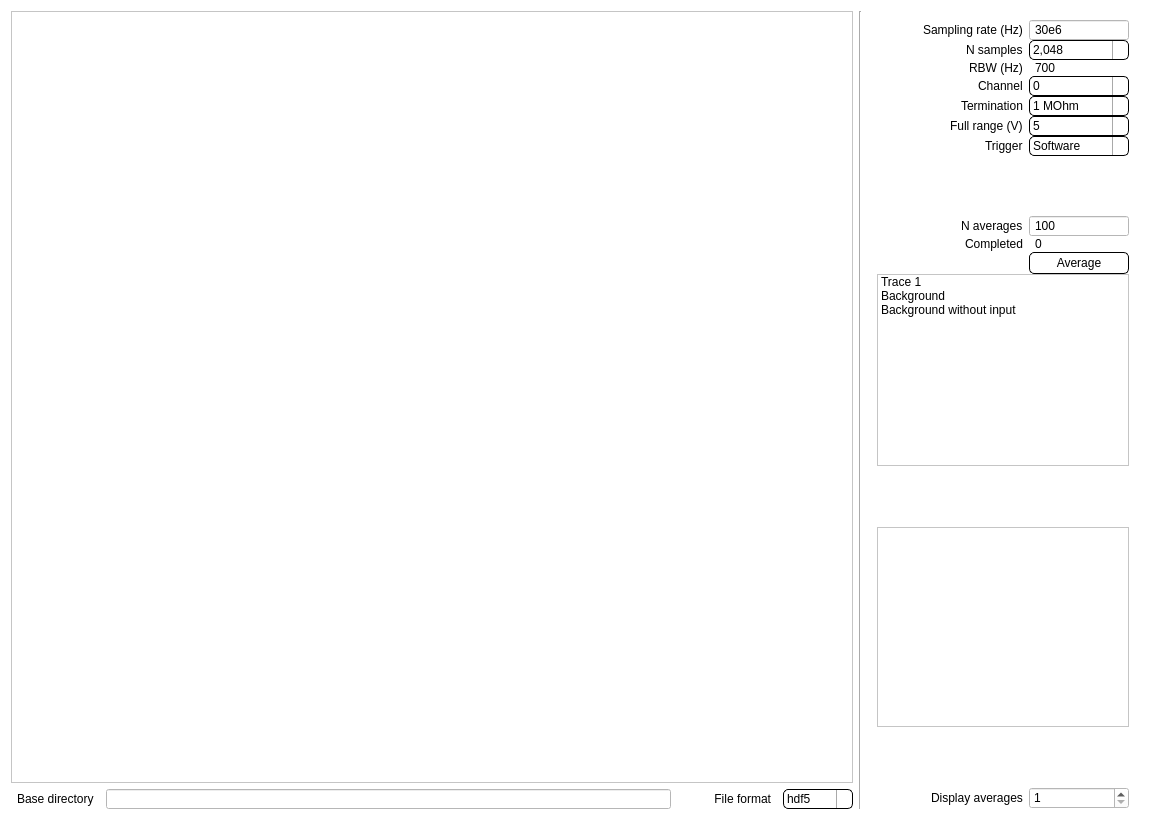
<?xml version="1.0" encoding="UTF-8"?>
<ui version="4.0">
 <class>RtsWidget</class>
 <widget class="QWidget" name="RtsWidget">
  <property name="geometry">
   <rect>
    <x>0</x>
    <y>0</y>
    <width>1149</width>
    <height>820</height>
   </rect>
  </property>
  <property name="windowTitle">
   <string>Form</string>
  </property>
  <property name="styleSheet">
   <string notr="true">QWidget {
    font: 8pt &quot;Open Sans&quot;;
    background-color: white;
}
QLabel {
	padding: 1px 3px 1px 3px; /*top right bottom left*/
}
QLineEdit {
	padding: 1px 3px 1px 3px; /*top right bottom left*/
}
QComboBox {
    border-style: solid;
    border-width: 1px;
	border-radius: 5px;
    border-color: rgb(0, 0, 0);
	padding: 1px 3px 1px 3px;
}
QComboBox:on { /* shift the text when the popup opens */
    border-bottom-right-radius: 0px;
    border-bottom-left-radius: 0px;
}
QComboBox::drop-down {
    border-left-width: 1px;
    border-left-color: darkgray;
    border-left-style: solid; /*a single line */
    border-top-right-radius: 5px;
    border-bottom-right-radius: 5px;
}
QComboBox::down-arrow {
    image: url(&quot;rsc:down_arrow.png&quot;);
	width: 8px;
}
QComboBox QAbstractItemView {
    background-color: rgb(245, 245, 245);
}
QPushButton { 
    background-color: rgb(255, 255, 255);
    border-style: solid;
    border-width: 1px;
    border-radius: 5px;
    border-color: rgb(0, 0, 0);
    padding: 3px; 
	min-width: 70;
}

QScrollBar:vertical {
	border: none;
	width: 15px;
 }
 QScrollBar::handle:vertical {
	border: 1px solid black;
	min-height: 20px;
	background-color: rgb(245, 245, 245);
 }
QScrollBar::add-line:vertical,  QScrollBar::sub-line:vertical {
 	height: 0px;
 }</string>
  </property>
  <layout class="QVBoxLayout" name="verticalLayout">
   <item>
    <layout class="QGridLayout" name="gridLayout_3">
     <item row="0" column="0">
      <widget class="PlotWidget" name="spectrumPlot">
       <property name="contextMenuPolicy">
        <enum>Qt::DefaultContextMenu</enum>
       </property>
      </widget>
     </item>
     <item row="1" column="0">
      <layout class="QHBoxLayout" name="horizontalLayout">
       <item alignment="Qt::AlignRight">
        <widget class="QLabel" name="basedirLabel">
         <property name="text">
          <string>Base directory</string>
         </property>
        </widget>
       </item>
       <item>
        <widget class="QLineEdit" name="basedirLineEdit"/>
       </item>
       <item>
        <widget class="QLabel" name="label_6">
         <property name="minimumSize">
          <size>
           <width>100</width>
           <height>0</height>
          </size>
         </property>
         <property name="text">
          <string>File format</string>
         </property>
         <property name="alignment">
          <set>Qt::AlignRight|Qt::AlignTrailing|Qt::AlignVCenter</set>
         </property>
        </widget>
       </item>
       <item>
        <widget class="QComboBox" name="fileFormatComboBox">
         <property name="minimumSize">
          <size>
           <width>70</width>
           <height>0</height>
          </size>
         </property>
         <item>
          <property name="text">
           <string>hdf5</string>
          </property>
         </item>
         <item>
          <property name="text">
           <string>txt</string>
          </property>
         </item>
        </widget>
       </item>
      </layout>
     </item>
     <item row="0" column="1" rowspan="2">
      <widget class="Line" name="line">
       <property name="orientation">
        <enum>Qt::Vertical</enum>
       </property>
      </widget>
     </item>
     <item row="0" column="2" rowspan="2">
      <widget class="QWidget" name="widget" native="true">
       <property name="sizePolicy">
        <sizepolicy hsizetype="Fixed" vsizetype="Preferred">
         <horstretch>0</horstretch>
         <verstretch>0</verstretch>
        </sizepolicy>
       </property>
       <property name="minimumSize">
        <size>
         <width>270</width>
         <height>0</height>
        </size>
       </property>
       <property name="maximumSize">
        <size>
         <width>270</width>
         <height>16777215</height>
        </size>
       </property>
       <layout class="QGridLayout" name="gridLayout_2">
        <property name="bottomMargin">
         <number>0</number>
        </property>
        <property name="verticalSpacing">
         <number>7</number>
        </property>
        <item row="0" column="1">
         <layout class="QGridLayout" name="gridLayout">
          <property name="sizeConstraint">
           <enum>QLayout::SetFixedSize</enum>
          </property>
          <item row="2" column="1">
           <widget class="QComboBox" name="nsamplesComboBox">
            <item>
             <property name="text">
              <string>2,048</string>
             </property>
            </item>
           </widget>
          </item>
          <item row="6" column="1">
           <widget class="QComboBox" name="terminationComboBox">
            <item>
             <property name="text">
              <string>1 MOhm</string>
             </property>
            </item>
            <item>
             <property name="text">
              <string>50 Ohm</string>
             </property>
            </item>
           </widget>
          </item>
          <item row="11" column="0" alignment="Qt::AlignRight">
           <widget class="QLabel" name="label_2">
            <property name="text">
             <string>N averages</string>
            </property>
           </widget>
          </item>
          <item row="7" column="1">
           <widget class="QComboBox" name="fullrangeComboBox">
            <item>
             <property name="text">
              <string>5</string>
             </property>
            </item>
            <item>
             <property name="text">
              <string>10</string>
             </property>
            </item>
           </widget>
          </item>
          <item row="11" column="1">
           <widget class="QLineEdit" name="naveragesLineEdit">
            <property name="sizePolicy">
             <sizepolicy hsizetype="Fixed" vsizetype="Fixed">
              <horstretch>0</horstretch>
              <verstretch>0</verstretch>
             </sizepolicy>
            </property>
            <property name="maximumSize">
             <size>
              <width>100</width>
              <height>16777215</height>
             </size>
            </property>
            <property name="text">
             <string>100</string>
            </property>
           </widget>
          </item>
          <item row="9" column="0" alignment="Qt::AlignRight">
           <widget class="QLabel" name="label">
            <property name="text">
             <string>Trigger</string>
            </property>
           </widget>
          </item>
          <item row="14" column="0" colspan="2" alignment="Qt::AlignRight">
           <widget class="QListWidget" name="traceListWidget">
            <property name="toolTip">
             <string>&lt;html&gt;&lt;head/&gt;&lt;body&gt;&lt;p&gt;Ctr+s - save selected&lt;/p&gt;&lt;p&gt;Ctrl+x - hide/show trace &lt;/p&gt;&lt;p&gt;Del - delete selected&lt;/p&gt;&lt;/body&gt;&lt;/html&gt;</string>
            </property>
            <item>
             <property name="text">
              <string>Trace 1</string>
             </property>
            </item>
            <item>
             <property name="text">
              <string>Background</string>
             </property>
            </item>
            <item>
             <property name="text">
              <string>Background without input</string>
             </property>
            </item>
           </widget>
          </item>
          <item row="1" column="0" alignment="Qt::AlignRight">
           <widget class="QLabel" name="samplerateLabel">
            <property name="text">
             <string>Sampling rate (Hz)</string>
            </property>
           </widget>
          </item>
          <item row="7" column="0" alignment="Qt::AlignRight">
           <widget class="QLabel" name="fullrangeLabel">
            <property name="text">
             <string>Full range (V)</string>
            </property>
           </widget>
          </item>
          <item row="19" column="1">
           <widget class="QSpinBox" name="navgrtSpinBox">
            <property name="toolTip">
             <string>&lt;html&gt;&lt;head/&gt;&lt;body&gt;&lt;p&gt;The number of averages for the real-time display&lt;/p&gt;&lt;/body&gt;&lt;/html&gt;</string>
            </property>
            <property name="prefix">
             <string/>
            </property>
            <property name="minimum">
             <number>1</number>
            </property>
            <property name="maximum">
             <number>1000000</number>
            </property>
           </widget>
          </item>
          <item row="12" column="0" alignment="Qt::AlignRight">
           <widget class="QLabel" name="label_3">
            <property name="text">
             <string>Completed</string>
            </property>
           </widget>
          </item>
          <item row="12" column="1">
           <widget class="QLabel" name="averagesCompletedLabel">
            <property name="text">
             <string>0</string>
            </property>
           </widget>
          </item>
          <item row="1" column="1">
           <widget class="QLineEdit" name="samplerateLineEdit">
            <property name="maximumSize">
             <size>
              <width>100</width>
              <height>16777215</height>
             </size>
            </property>
            <property name="text">
             <string>30e6</string>
            </property>
           </widget>
          </item>
          <item row="5" column="1">
           <widget class="QComboBox" name="channelComboBox">
            <property name="minimumSize">
             <size>
              <width>0</width>
              <height>0</height>
             </size>
            </property>
            <property name="maximumSize">
             <size>
              <width>16777215</width>
              <height>16777215</height>
             </size>
            </property>
            <item>
             <property name="text">
              <string>0</string>
             </property>
            </item>
            <item>
             <property name="text">
              <string>1</string>
             </property>
            </item>
            <item>
             <property name="text">
              <string>2</string>
             </property>
            </item>
            <item>
             <property name="text">
              <string>3</string>
             </property>
            </item>
           </widget>
          </item>
          <item row="19" column="0" alignment="Qt::AlignRight">
           <widget class="QLabel" name="label_4">
            <property name="text">
             <string>Display averages</string>
            </property>
           </widget>
          </item>
          <item row="2" column="0" alignment="Qt::AlignRight">
           <widget class="QLabel" name="nsamplesLabel">
            <property name="text">
             <string>N samples</string>
            </property>
           </widget>
          </item>
          <item row="17" column="0" colspan="2">
           <widget class="PlotWidget" name="scopePlot">
            <property name="sizePolicy">
             <sizepolicy hsizetype="Expanding" vsizetype="Expanding">
              <horstretch>0</horstretch>
              <verstretch>0</verstretch>
             </sizepolicy>
            </property>
            <property name="minimumSize">
             <size>
              <width>0</width>
              <height>200</height>
             </size>
            </property>
            <property name="maximumSize">
             <size>
              <width>16777215</width>
              <height>200</height>
             </size>
            </property>
           </widget>
          </item>
          <item row="10" column="1">
           <spacer name="verticalSpacer">
            <property name="orientation">
             <enum>Qt::Vertical</enum>
            </property>
            <property name="sizeHint" stdset="0">
             <size>
              <width>20</width>
              <height>40</height>
             </size>
            </property>
           </spacer>
          </item>
          <item row="4" column="1">
           <widget class="QLabel" name="rbwLabel">
            <property name="toolTip">
             <string>&lt;html&gt;&lt;head/&gt;&lt;body&gt;&lt;p&gt;The spacing between the Fourier transform frequency bins.&lt;/p&gt;&lt;/body&gt;&lt;/html&gt;</string>
            </property>
            <property name="text">
             <string>700</string>
            </property>
           </widget>
          </item>
          <item row="9" column="1">
           <widget class="QComboBox" name="trigmodeComboBox">
            <property name="maximumSize">
             <size>
              <width>100</width>
              <height>16777215</height>
             </size>
            </property>
            <item>
             <property name="text">
              <string>Software</string>
             </property>
            </item>
            <item>
             <property name="text">
              <string>External</string>
             </property>
            </item>
           </widget>
          </item>
          <item row="5" column="0" alignment="Qt::AlignRight">
           <widget class="QLabel" name="channelLabel">
            <property name="text">
             <string>Channel</string>
            </property>
           </widget>
          </item>
          <item row="13" column="1">
           <widget class="QPushButton" name="averagePushButton">
            <property name="text">
             <string>Average</string>
            </property>
           </widget>
          </item>
          <item row="4" column="0" alignment="Qt::AlignRight">
           <widget class="QLabel" name="label_5">
            <property name="text">
             <string>RBW (Hz)</string>
            </property>
           </widget>
          </item>
          <item row="6" column="0" alignment="Qt::AlignRight">
           <widget class="QLabel" name="terminationLabel">
            <property name="text">
             <string>Termination</string>
            </property>
           </widget>
          </item>
          <item row="15" column="1">
           <spacer name="verticalSpacer_3">
            <property name="orientation">
             <enum>Qt::Vertical</enum>
            </property>
            <property name="sizeHint" stdset="0">
             <size>
              <width>20</width>
              <height>40</height>
             </size>
            </property>
           </spacer>
          </item>
          <item row="18" column="1">
           <spacer name="verticalSpacer_2">
            <property name="orientation">
             <enum>Qt::Vertical</enum>
            </property>
            <property name="sizeHint" stdset="0">
             <size>
              <width>20</width>
              <height>40</height>
             </size>
            </property>
           </spacer>
          </item>
         </layout>
        </item>
       </layout>
      </widget>
     </item>
    </layout>
   </item>
  </layout>
 </widget>
 <customwidgets>
  <customwidget>
   <class>PlotWidget</class>
   <extends>QGraphicsView</extends>
   <header>pyqtgraph</header>
  </customwidget>
 </customwidgets>
 <resources/>
 <connections/>
</ui>
